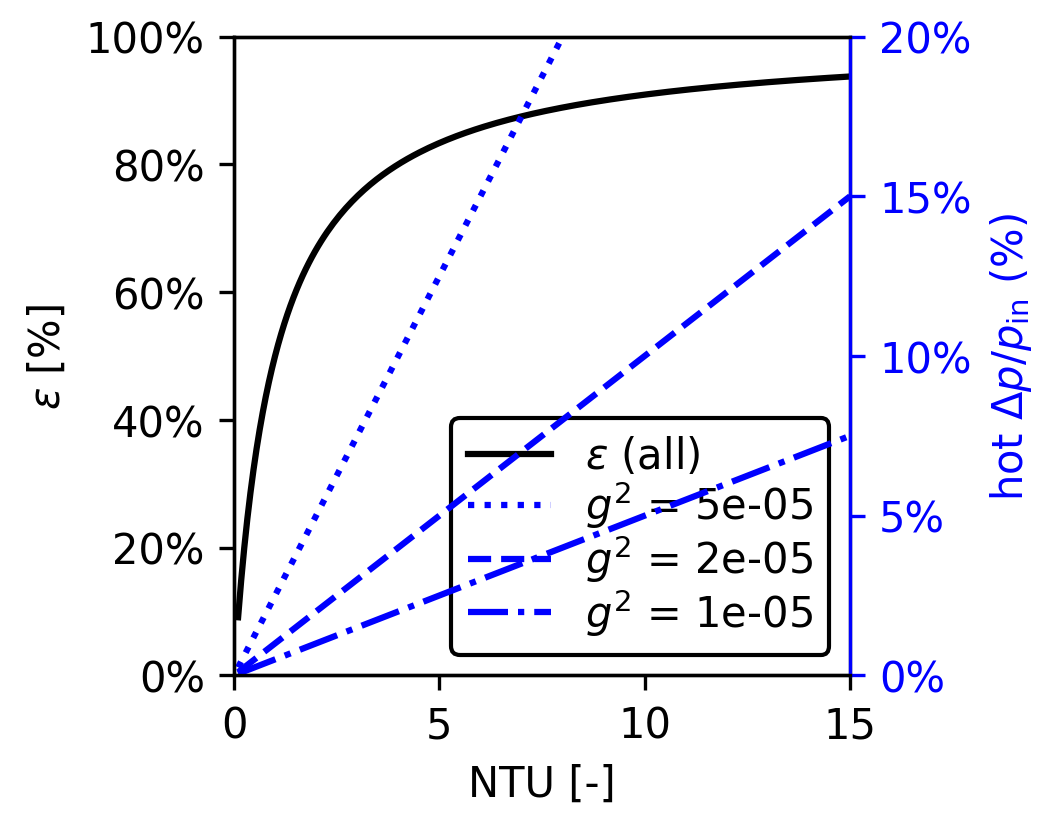

The Python source for this figure:
import matplotlib.pyplot as plt
import numpy as np
from matplotlib.ticker import PercentFormatter
from matplotlib.widgets import Button, Slider
import os

from heat_exchanger.epsilon_ntu import epsilon_ntu

save_dir = os.path.dirname(os.path.abspath(__file__))


class ExpSlider(Slider):
    """Custom slider class that handles exponential steps.
    Input bounds should be the actual desired values (must be positive).
    The slider will internally work in log space to create exponential steps."""

    def __init__(self, ax, label, valmin, valmax, valinit=0.5, valstep=None, valfmt=None, **kwargs):
        # Validate inputs
        if valmin <= 0 or valmax <= 0 or valinit <= 0:
            raise ValueError("All values must be positive for exponential slider")

        # Store original bounds
        self.valmin = valmin
        self.valmax = valmax

        # Convert to log space for internal use
        self.log_valmin = np.log(valmin)
        self.log_valmax = np.log(valmax)
        self.log_valinit = np.log(valinit)

        # Convert valstep to log space if provided
        if valstep is not None:
            self.log_valstep = np.log(1 + valstep)  # This creates multiplicative steps
        else:
            self.log_valstep = None

        # Create the slider in log space
        super().__init__(
            ax,
            label,
            self.log_valmin,
            self.log_valmax,
            valinit=self.log_valinit,
            valstep=self.log_valstep,
            valfmt=valfmt,
            **kwargs,
        )

    def _format(self, val):
        """Override the format method to display the exponential value in scientific notation"""
        if self.valfmt:
            return self.valfmt % np.exp(val)
        return f"{np.exp(val):.1e}"

    @property
    def val(self):
        """Override val property to return exponential value"""
        return np.exp(self._val)

    @val.setter
    def val(self, val):
        self._val = val  # val is already in log space from the slider


# Default modeling assumptions
DEFAULT_C_COLD_OVER_C_HOT = 1.0  # C_cold / C_hot
DEFAULT_ST_OVER_F = 0.4  # Same for both fluids
DEFAULT_F_C_OVER_F_H = 1.0  # f_c/f_h
DEFAULT_D_R = 1.0  # d_r = sigma_r/A_r (cold/hot ratio)
DEFAULT_G2_H = 1e-5  # g2_h

# Parameter ranges for sliders
C_COLD_OVER_C_HOT_RANGE = (0.1, 10.0)  # Will use exponential slider
ST_OVER_F_RANGE = (0.2, 0.5)
F_C_OVER_F_H_RANGE = (0.1, 10.0)  # Will use exponential slider
D_R_RANGE = (0.1, 10.0)  # Will use exponential slider
G2_H_RANGE = (1e-5, 5e-3)  # Will use exponential slider

# NTU sweep range
NTU_SWEEP = np.linspace(0.1, 15, 200)


def calculate_capacity_ratios(c_cold_over_c_hot):
    """
    Calculate C_min/C_hot and C_min/C_cold based on C_cold/C_hot ratio.

    Returns:
        C_min_over_C_hot: C_min/C_hot
        C_min_over_C_cold: C_min/C_cold
        C_hot_over_C_cold: C_hot/C_cold
    """
    C_hot_over_C_cold = 1.0 / c_cold_over_c_hot

    if c_cold_over_c_hot <= 1.0:
        # C_cold <= C_hot, so C_min = C_cold
        C_min_over_C_hot = c_cold_over_c_hot  # C_cold/C_hot
        C_min_over_C_cold = 1.0  # C_cold/C_cold
    else:
        # C_cold > C_hot, so C_min = C_hot
        C_min_over_C_hot = 1.0  # C_hot/C_hot
        C_min_over_C_cold = C_hot_over_C_cold  # C_hot/C_cold

    return C_min_over_C_hot, C_min_over_C_cold, C_hot_over_C_cold


def calculate_epsilon_ntu_curve(
    c_cold_over_c_hot,
    st_over_f,
    f_c_over_f_h,
    d_r,
    g2_h,
    ntu_array=NTU_SWEEP,
    ntu_max=None,
    dp_max=0.2,
):
    """
    Calculate epsilon-NTU curve and pressure drop for given parameters.

    Parameters:
        c_cold_over_c_hot: C_cold / C_hot ratio
        st_over_f: St/f ratio (same for both fluids)
        f_c_over_f_h: f_c / f_h ratio
        d_r: d_r = sigma_r/A_r (cold/hot ratio) - note: d_r = sigma_r/A_r where it's always cold/hot in the ratios
        g2_h: g2_h parameter
        ntu_array: Array of NTU values to evaluate
        ntu_max: Maximum NTU to plot (None for no limit)
        dp_max: Maximum pressure drop fraction (default 0.2 = 20%)

    Returns:
        ntu: NTU values
        epsilon: Effectiveness values
        dp_over_p_in_hot: Hot side pressure drop (as fraction)
        validity_mask: Boolean mask for valid points (dp < dp_max and ntu <= ntu_max if specified)
    """
    # Generate NTU array up to ntu_max if specified, otherwise use full range
    if ntu_max is not None:
        ntu_array = np.linspace(0.1, ntu_max, 200)
    else:
        ntu_array = NTU_SWEEP

    # Calculate capacity ratios
    C_min_over_C_hot, C_min_over_C_cold, C_hot_over_C_cold = calculate_capacity_ratios(c_cold_over_c_hot)

    # C_ratio for epsilon-NTU calculation (C_min/C_max)
    if c_cold_over_c_hot <= 1.0:
        C_ratio = c_cold_over_c_hot  # C_min/C_max = C_cold/C_hot
    else:
        C_ratio = 1.0 / c_cold_over_c_hot  # C_min/C_max = C_hot/C_cold

    # Calculate effectiveness using epsilon-NTU method for counterflow
    epsilon = epsilon_ntu(ntu_array, C_ratio, exchanger_type="aligned_flow", flow_type="counterflow", n_passes=1)

    # Calculate hot side pressure drop
    # dp_over_p_in_hot = g2_h * NTU * (1/St_over_f_h * Cmin/C_h + 1/f_c_over_f_h * 1/St_over_f_c * d_r* C_min/C_c)
    # Note: St_over_f_h = St_over_f_c = st_over_f (same for both fluids)
    # d_r = sigma_r/A_r where it's always cold/hot in the ratios

    st_over_f_h = st_over_f
    st_over_f_c = st_over_f

    # Pressure drop coefficient (constant part)
    dp_coeff = g2_h * (
        1.0 / st_over_f_h * C_min_over_C_hot + 1.0 / f_c_over_f_h * 1.0 / st_over_f_c * d_r * C_min_over_C_cold
    )

    # Pressure drop varies linearly with NTU
    dp_over_p_in_hot_array = dp_coeff * ntu_array

    # Create validity mask: stop when dp/p_in >= dp_max
    validity_mask = dp_over_p_in_hot_array < dp_max

    return ntu_array, epsilon, dp_over_p_in_hot_array, validity_mask


def create_plot(
    c_cold_over_c_hot,
    st_over_f,
    f_c_over_f_h,
    d_r,
    g2_h,
    ntu_max=None,
    dp_max=0.2,
    ax=None,
    ax_twin=None,
    plot_triple_g2=False,
):
    """
    Create or update the plot with given parameters.

    Parameters:
        plot_triple_g2: If True, plot three g^2 values (1e-5, 2e-5, 5e-5) instead of single g2_h

    Returns:
        line_eps: Line object for epsilon curve
        line_dp: Line object(s) for pressure drop curve(s) - list if triple mode, single if not
    """
    if plot_triple_g2:
        # Use three g^2 values: 1e-5, 2e-5, 5e-5
        g2_values = [1e-5, 2e-5, 5e-5]
    else:
        # Use single g^2 value
        g2_values = [g2_h]

    # Calculate epsilon (same for all g^2 values)
    ntu, epsilon, _, validity_mask = calculate_epsilon_ntu_curve(
        c_cold_over_c_hot, st_over_f, f_c_over_f_h, d_r, g2_values[0], ntu_max=ntu_max, dp_max=dp_max
    )

    if ax is None:
        fig = plt.figure(figsize=(9 / 2.54, 7 / 2.54))
        ax = plt.subplot(111)
        ax_twin = ax.twinx()

    # Clear existing lines
    ax.clear()
    ax_twin.clear()

    # Plot epsilon on left axis (only valid points)
    eps_label = r"$\varepsilon$ (all)" if plot_triple_g2 else r"$\varepsilon$"
    line_eps = ax.plot(ntu[validity_mask], epsilon[validity_mask], "-", label=eps_label, color="black", zorder=3)[0]
    ax.set_ylim(0, 1)
    ax.set_xlabel("NTU [-]")
    ax.set_ylabel(r"$\varepsilon$ [%]")
    ax.yaxis.set_major_formatter(PercentFormatter(xmax=1.0, decimals=0))
    # Always fix NTU max at 15
    ax.set_xlim(0, 15)

    # Plot pressure drop lines
    line_dp_list = []
    dark_blue = "b"  # Dark blue color from Fig 3

    if plot_triple_g2:
        # Plot three lines: lowest g^2 (dotted), middle (dashed), highest (dot-dashed)
        # Order: highest g^2 first (for legend ordering)
        linestyles = ["-.", "--", ":"]
        for i, g2_val in enumerate(reversed(g2_values)):  # Reverse to plot highest first
            ntu_dp, _, dp_over_p_in_hot, validity_mask_dp = calculate_epsilon_ntu_curve(
                c_cold_over_c_hot, st_over_f, f_c_over_f_h, d_r, g2_val, ntu_max=ntu_max, dp_max=dp_max
            )
            linestyle_idx = len(g2_values) - 1 - i  # Reverse linestyle order too
            label = rf"$g^2$ = {g2_val:.0e}"
            line_dp = ax_twin.plot(
                ntu_dp[validity_mask_dp],
                dp_over_p_in_hot[validity_mask_dp] * 100,
                color=dark_blue,
                linestyle=linestyles[linestyle_idx],
                label=label,
                zorder=1,
            )[0]
            line_dp_list.append(line_dp)
    else:
        # Single pressure drop line
        ntu_dp, _, dp_over_p_in_hot, validity_mask_dp = calculate_epsilon_ntu_curve(
            c_cold_over_c_hot, st_over_f, f_c_over_f_h, d_r, g2_h, ntu_max=ntu_max, dp_max=dp_max
        )
        line_dp = ax_twin.plot(
            ntu_dp[validity_mask_dp],
            dp_over_p_in_hot[validity_mask_dp] * 100,
            "r--",
            label=r"$\Delta p/p_{\mathrm{in}}$",
            zorder=1,
        )[0]
        line_dp_list = [line_dp]

    # Always fix upper bound at 20%
    ax_twin.set_ylim(0, dp_max)
    ax_twin.yaxis.set_major_formatter(PercentFormatter(xmax=1.0, decimals=0))
    # Set ylabel and ensure it's on the right side
    ax_twin.set_ylabel(r"hot $\Delta p/p_{\mathrm{in}}$ (%)")
    ax_twin.yaxis.set_label_position("right")

    # Make pressure drop axis labels, ticks, and tick labels same color (dark blue if triple, red if single)
    if plot_triple_g2:
        ax_twin.spines["right"].set_color(dark_blue)
        ax_twin.yaxis.label.set_color(dark_blue)
        ax_twin.tick_params(axis="y", colors=dark_blue)
    else:
        ax_twin.spines["right"].set_color("r")
        ax_twin.yaxis.label.set_color("r")
        ax_twin.tick_params(axis="y", colors="r")

    # Combine legend handles and labels
    handles1, labels1 = ax.get_legend_handles_labels()
    handles2, labels2 = ax_twin.get_legend_handles_labels()
    legend = ax.legend(
        handles1 + handles2,
        labels1 + labels2,
        loc="lower right",
        labelspacing=0.05,
        edgecolor="black",
        frameon=True,
        facecolor="white",
        framealpha=1.0,
        fancybox=True,
    )
    legend.get_frame().set_facecolor("white")
    legend.get_frame().set_alpha(1.0)
    legend.get_frame().set_edgecolor("black")

    if plot_triple_g2:
        return line_eps, line_dp_list, ax, ax_twin
    else:
        return line_eps, line_dp_list[0], ax, ax_twin


def save_figures(
    c_cold_over_c_hot, st_over_f, f_c_over_f_h, d_r, g2_h, dp_max=0.2, base_name="xflow", plot_triple_g2=True
):
    """
    Save figures as SVG, TIFF, and HD PNG for given parameter values.

    Parameters:
        plot_triple_g2: If True, plot three g^2 values (1e-5, 2e-5, 5e-5) instead of single g2_h
    """
    # Set font sizes to match Word (10pt = 10 points)
    plt.rcParams.update(
        {
            "font.size": 10,
            "axes.titlesize": 10,
            "axes.labelsize": 10,
            "xtick.labelsize": 10,
            "ytick.labelsize": 10,
            "legend.fontsize": 10,
            "figure.titlesize": 10,
        }
    )

    fig = plt.figure(figsize=(9 / 2.54, 7 / 2.54))
    ax = plt.subplot(111)
    ax_twin = ax.twinx()

    create_plot(
        c_cold_over_c_hot,
        st_over_f,
        f_c_over_f_h,
        d_r,
        g2_h,
        ntu_max=15.0,
        dp_max=dp_max,
        ax=ax,
        ax_twin=ax_twin,
        plot_triple_g2=plot_triple_g2,
    )

    plt.tight_layout(pad=0.5)

    # Save as SVG
    fig.savefig(
        os.path.join(save_dir, f"{base_name}.svg"),
        dpi=300,
        facecolor="white",
        format="svg",
        bbox_inches=None,
        pad_inches=0,
    )

    # Save as TIFF
    fig.savefig(
        os.path.join(save_dir, f"{base_name}.tiff"),
        dpi=300,
        facecolor="white",
        format="tiff",
        bbox_inches=None,
        pad_inches=0,
    )

    # Save as HD PNG
    fig.savefig(
        os.path.join(save_dir, f"{base_name}.png"),
        dpi=300,
        facecolor="white",
        format="png",
        bbox_inches=None,
        pad_inches=0,
    )

    plt.close(fig)
    print(f"Saved figures: {base_name}.svg, {base_name}.tiff, {base_name}.png")


if __name__ == "__main__":
    import sys

    # Boolean to control triple g^2 mode (True = three lines, False = single line)
    PLOT_TRIPLE_G2 = True

    # Check if we should use sliders or save figures
    use_sliders = True
    if len(sys.argv) > 1 and sys.argv[1] == "save":
        use_sliders = False

    if use_sliders:
        # Create figure with space for sliders on the right
        fig = plt.figure(figsize=(12, 8))
        ax = plt.subplot(111)
        ax_twin = ax.twinx()
        plt.subplots_adjust(right=0.6)  # Make room for sliders on the right

        # Set font sizes
        plt.rcParams.update(
            {
                "font.size": 10,
                "axes.titlesize": 10,
                "axes.labelsize": 10,
                "xtick.labelsize": 10,
                "ytick.labelsize": 10,
                "legend.fontsize": 10,
                "figure.titlesize": 10,
            }
        )

        # Default NTU max fixed at 15
        DEFAULT_NTU_MAX = 15.0
        DEFAULT_DP_MAX = 0.2

        # Initial plot
        create_plot(
            DEFAULT_C_COLD_OVER_C_HOT,
            DEFAULT_ST_OVER_F,
            DEFAULT_F_C_OVER_F_H,
            DEFAULT_D_R,
            DEFAULT_G2_H,
            ntu_max=DEFAULT_NTU_MAX,
            dp_max=DEFAULT_DP_MAX,
            ax=ax,
            ax_twin=ax_twin,
            plot_triple_g2=PLOT_TRIPLE_G2,
        )

        # Create sliders on the right side
        slider_height = 0.03
        slider_spacing = 0.04
        start_y = 0.8
        slider_left = 0.8
        slider_width = 0.1

        y_pos = start_y

        # C_cold/C_hot slider (exponential)
        slider_c_cold_over_c_hot = ExpSlider(
            plt.axes([slider_left, y_pos, slider_width, slider_height]),
            "C_cold/C_hot",
            C_COLD_OVER_C_HOT_RANGE[0],
            C_COLD_OVER_C_HOT_RANGE[1],
            valinit=DEFAULT_C_COLD_OVER_C_HOT,
            valstep=0.01,
            valfmt="%.2f",
        )
        y_pos -= slider_spacing

        # St_over_f slider (linear)
        slider_st_over_f = Slider(
            plt.axes([slider_left, y_pos, slider_width, slider_height]),
            "St/f",
            ST_OVER_F_RANGE[0],
            ST_OVER_F_RANGE[1],
            valinit=DEFAULT_ST_OVER_F,
            valfmt="%.2f",
        )
        y_pos -= slider_spacing

        # f_c/f_h slider (exponential)
        slider_f_c_over_f_h = ExpSlider(
            plt.axes([slider_left, y_pos, slider_width, slider_height]),
            "f_c/f_h",
            F_C_OVER_F_H_RANGE[0],
            F_C_OVER_F_H_RANGE[1],
            valinit=DEFAULT_F_C_OVER_F_H,
            valstep=0.01,
            valfmt="%.2f",
        )
        y_pos -= slider_spacing

        # d_r slider (exponential)
        slider_d_r = ExpSlider(
            plt.axes([slider_left, y_pos, slider_width, slider_height]),
            "d_r",
            D_R_RANGE[0],
            D_R_RANGE[1],
            valinit=DEFAULT_D_R,
            valstep=0.01,
            valfmt="%.2f",
        )
        y_pos -= slider_spacing

        # g2_h slider (exponential)
        slider_g2_h = ExpSlider(
            plt.axes([slider_left, y_pos, slider_width, slider_height]),
            "g2_h",
            G2_H_RANGE[0],
            G2_H_RANGE[1],
            valinit=DEFAULT_G2_H,
            valstep=1e-5,
            valfmt="%.3e",
        )

        def update_plot(val=None):
            """Update the plot when any slider changes"""
            # ExpSlider.val already returns the actual value (no conversion needed)
            c_cold_over_c_hot = slider_c_cold_over_c_hot.val
            st_over_f = slider_st_over_f.val
            f_c_over_f_h = slider_f_c_over_f_h.val
            d_r = slider_d_r.val
            g2_h = slider_g2_h.val
            # NTU max is always fixed at 15
            ntu_max = DEFAULT_NTU_MAX

            # Clear and recreate plot with current settings
            ax.clear()
            ax_twin.clear()

            create_plot(
                c_cold_over_c_hot,
                st_over_f,
                f_c_over_f_h,
                d_r,
                g2_h,
                ntu_max=ntu_max,
                dp_max=DEFAULT_DP_MAX,
                ax=ax,
                ax_twin=ax_twin,
                plot_triple_g2=PLOT_TRIPLE_G2,
            )

            fig.canvas.draw_idle()

        # Connect sliders to update function
        slider_c_cold_over_c_hot.on_changed(update_plot)
        slider_st_over_f.on_changed(update_plot)
        slider_f_c_over_f_h.on_changed(update_plot)
        slider_d_r.on_changed(update_plot)
        slider_g2_h.on_changed(update_plot)

        plt.show()

    else:
        # Boolean to control triple g^2 mode (True = three lines, False = single line)
        PLOT_TRIPLE_G2 = True
        # Save figures with default values
        save_figures(
            DEFAULT_C_COLD_OVER_C_HOT,
            DEFAULT_ST_OVER_F,
            DEFAULT_F_C_OVER_F_H,
            DEFAULT_D_R,
            DEFAULT_G2_H,
            dp_max=0.2,
            base_name="xflow",
            plot_triple_g2=PLOT_TRIPLE_G2,
        )
